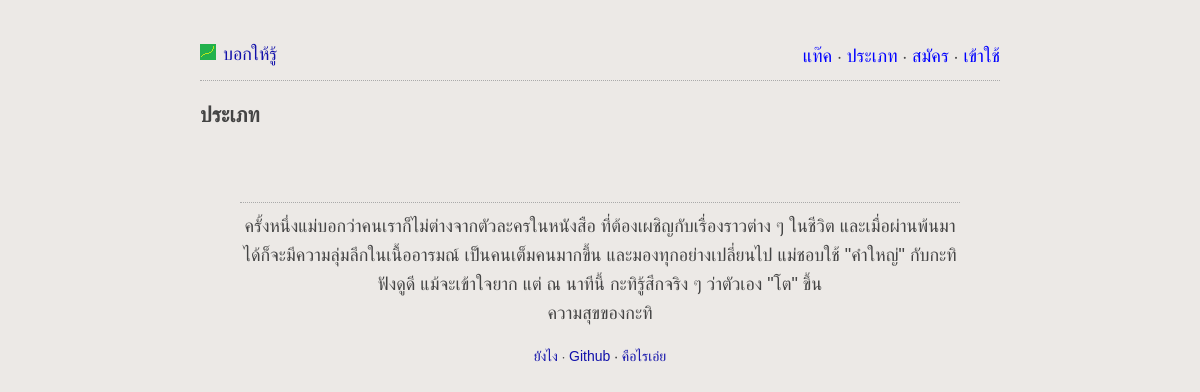
Before: /browse_by_type.php with the older database file.
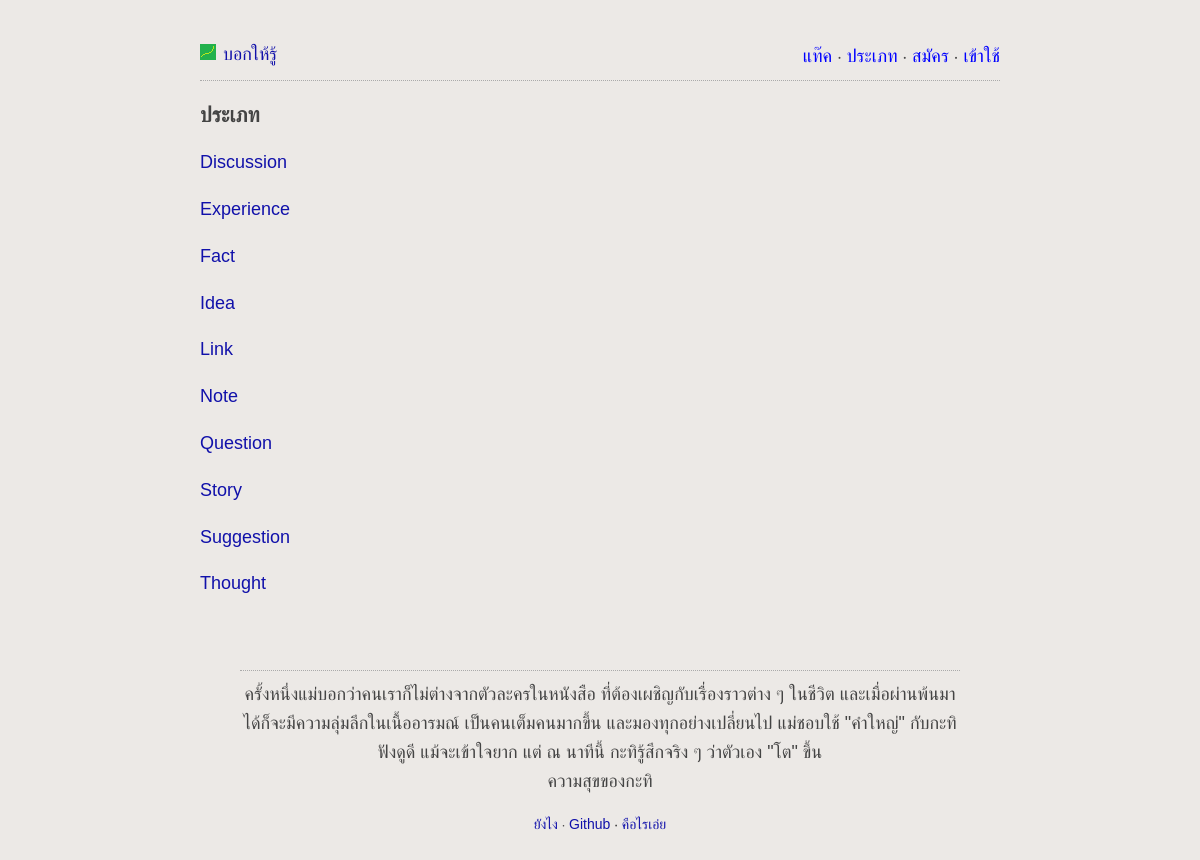
After: the same page with the newer database file.
### tables this page shows
CREATE TABLE IF NOT EXISTS `types` (
  `id` int(11) NOT NULL AUTO_INCREMENT,
  `name` varchar(255) NOT NULL,
  PRIMARY KEY (`id`),
  UNIQUE KEY `name` (`name`)
);

### languages/lang.th.php (called while the page is built)
<?php
	$lang['learny'] = "บอกให้รู้";
	$lang['register'] = "สมัคร";
	$lang['login'] = "เข้าใช้";
	$lang['email'] = "อีเมล์";
	$lang['username'] = "ชื่อผู้ใช้";
	$lang['password'] = "พาสเวิร์ด";
	$lang['tags'] = "แท๊ค";
	$lang['types'] = "ประเภท";
	$lang['create'] = "สร้าง";
	$lang['Create'] = "สร้าง";
	$lang['how-to'] = "ยังไง";
	$lang['about'] = "คือไรเอ่ย";
	$lang['edit-post'] = "แก้ไข";
	$lang['delete'] = "ลบ";
	$lang['comment'] = "แสดงความคิดเห็น";
	$lang['submit'] = "ส่ง";
	$lang['login-submit'] = "เข้าใช้";
	$lang['new-posts'] = "โพสมาใหม่";
	$lang['publish'] = "บอกให้โลกรู้";
	$lang['save-draft'] = "เก็บไว้ก่อน";
	$lang['profile'] = "โพรไฟล์";
	$lang['your-posts'] = "โพสของคุณ";
	$lang['since'] = "สมัครเมื่อ";
	$lang['account'] = "บัญชี";
	$lang['change-email'] = "เปลี่ยนอีเมล์";
	$lang['change-password'] = "เปลี่ยนพาสเวิร์ด";
	$lang['logout'] = "ออกจากระบบ";
	$lang['draft'] = "เก็บไว้ก่อน";
	$lang['forgot-password'] = "ลืมพาสเวิร์ด";
	$lang['submit-forgot-password'] = "ส่งอีเมล์รีเซ็ตพาสเวิร์ด";
	$lang['set-new-password'] = "ตั้งรหัสใหม่";
?>

### lib/typeClass.php (called while the page is built, shortened)
<?php
class typeClass{
	public function fetchTypes(){
		try{
			$db = getDB();
			$stmt = $db->prepare("SELECT id, name FROM types");
			$stmt->execute();
			$data = $stmt->fetchAll(PDO::FETCH_OBJ);
			return $data;
		}
		catch(PDOException $e){
			echo '{"error":{"text":'. $e->getMessage() .'}}';
		}
	}
}
?>

### browse_by_type.php (the view, shortened to what this page needs)
<?php
	require('lib/typeClass.php');
	$typeClass = new typeClass();
	$types = $typeClass->fetchTypes();
?>
<html>
	<head>
		<?php include 'partials/header.php' ?>
	</head>
	<body>
		<div id="content">
			<?php include 'partials/top_menu.php' ?>
			<header>
				<h3><?php echo $lang['types']; ?></h3>
			</header>
			<?php
				foreach($types as $type){
					echo "<p><a href='type.php?name=$type->name'>$type->name</a></p>";
				}
			?>
			<?php include 'partials/quote_block.php' ?>
			<?php include 'partials/footer.php' ?>
		</div>
	</body>
</html>

Changed rows visible on the page:
added types: name "Discussion"
added types: name "Experience"
added types: name "Fact"
added types: name "Idea"
added types: name "Link"
added types: name "Note"
added types: name "Question"
added types: name "Story"
added types: name "Suggestion"
added types: name "Thought"
